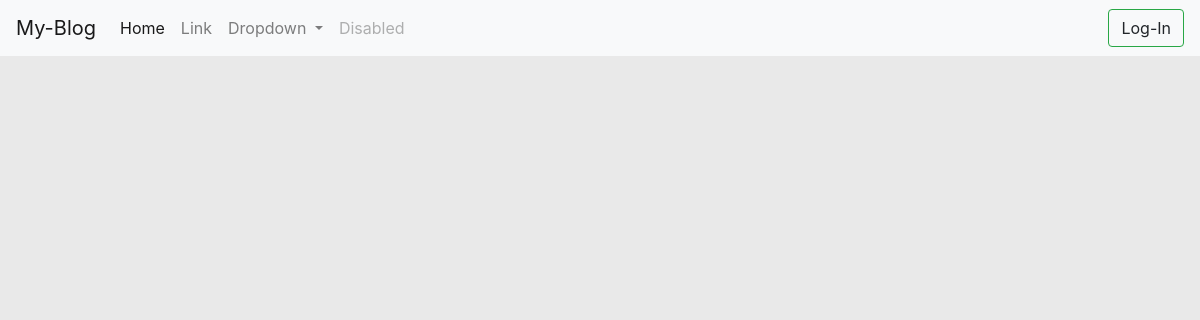
The app's page /article/, older data.
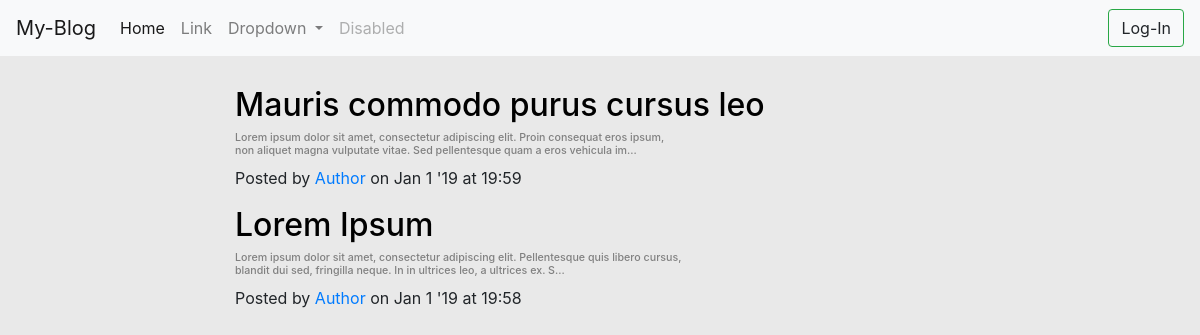
The same page, newer data.
### article/models.py (models this page shows, shortened)
class Article(models.Model):
    title = models.CharField(max_length=150)
    added = models.DateTimeField(auto_now_add=True, blank=True)
    text = models.TextField()
    picture = models.CharField(max_length=100)

### article/views.py (the view)
# urls.py: path('', IndexView.as_view(), name='index'),
class IndexView(generic.ListView):
    model = Article
    paginate_by = 5
    queryset = Article.objects.all().order_by('-added')

### article/templates/article/article_list.html (shortened to what this page needs)
{% extends 'article/base.html' %}
{% block content %}
    {% for article in object_list %}
          <div class="post-preview">
            <a href="#">
              <h2 class="post-title" style="color:black">
                {{ article.title }}
              </h2>
            </a>
              <h3 class="post-subtitle" style="font-size:8pt;color:grey;width:450px;">
                  {{ article.text|slice:":160" }}...</br>
              </h3>
            <p class="post-meta">Posted by
              <a href="#">Author</a>
              on {{ article.added|date:"M n 'y" }} at {{ article.added|date:'G:i' }}</p>
          </div>
    {% endfor %}
          </div>
{% endblock %}

Row changes from the older to the newer data that the page shows:
added Article: title "Mauris commodo purus cursus leo", text "Lorem ipsum dolor sit amet, consectetur adipiscing elit. Proin consequat eros ipsum, non aliquet magna vulputate vitae. Sed pellentesque quam a eros vehicula im", added "Jan 1 '19", added "19:59"
added Article: title "Lorem Ipsum", text "Lorem ipsum dolor sit amet, consectetur adipiscing elit. Pellentesque quis libero cursus, blandit dui sed, fringilla neque. In in ultrices leo, a ultrices ex. S", added "Jan 1 '19", added "19:58"
